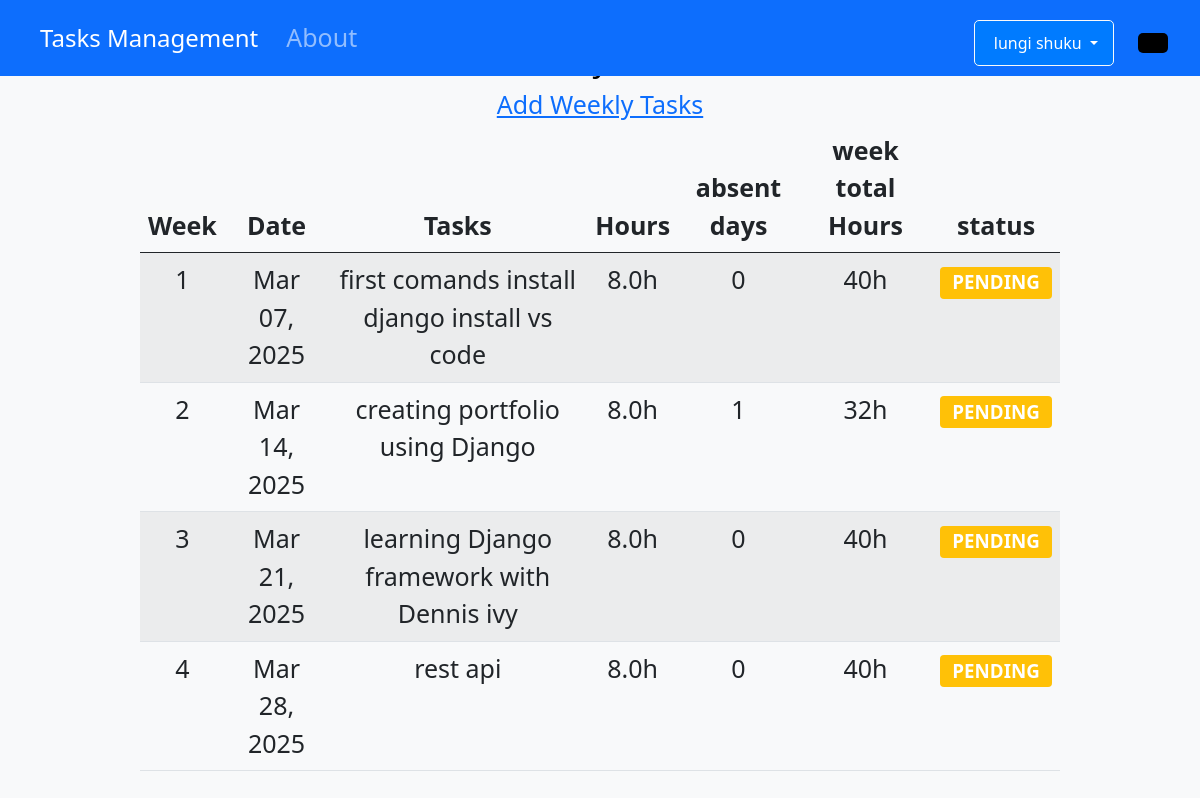
Screenshot of /students/contract/3/weeklytasks/ (signed in) with the database file from the repository.
### StudentTasks/models.py (models this page shows, shortened)
class weeklytask(models.Model):
    STATUS_CHOICES = [('PENDING', 'Pending'), ('COMPLETED', 'Completed'),('approved', 'Approved'),('rejected', 'Rejected'),]
    contract = models.ForeignKey(Contract, on_delete=models.CASCADE)
    week_num = models.IntegerField(null=True, blank=True)
    date = models.DateField()
    title = models.CharField(max_length=200)
    task_list = models.TextField(blank=True)
    absent_days = models.PositiveIntegerField(default=0, help_text="Number of absent days this week")
    hours_spent = models.FloatField()
    supervisor_comment = models.TextField(blank=True, null=True)
    status = models.CharField(max_length=10, choices=STATUS_CHOICES, default='PENDING')
    class Meta:
        ordering = ['-week_num']
        unique_together = ['contract', 'week_num']
    def expected_hours(self):
            weekdays = 5 - min(self.absent_days, 5)  # Max 5 working days
            return weekdays * 8

### StudentTasks/views.py (the view)
# urls.py: path('contract/<int:contract_id>/weeklytasks/', views.weeklytask_list, name='weeklytask_list'),
@login_required
def weeklytask_list(request, contract_id):
    contract = get_object_or_404(Contract, id=contract_id)
    tasks = weeklytask.objects.filter(contract=contract).order_by('week_num')
    context = {
        'contract': contract,
        'tasks': tasks,
    }
    return render(request, 'StudentTasks/weeklytask_list.html', context)

### StudentTasks/templates/StudentTasks/weeklytask_list.html
{% extends 'Tasks/base.html' %}
{% load static %}
{% block content %}
<h2>Weekly Tasks</h2>
<a href="{% url 'StudentTasks:weeklytask_create' contract.id %}">Add Weekly Tasks</a>
<div class="row">
  <div class="col-12">
    <table class="table table-striped">
      <thead>
        <tr>
          <th>Week</th>
          <th>Date</th>
          <th>Tasks</th>
          <th>Hours</th>
          <th>absent days </th>
           <th>week total Hours</th>
          <th>status</th>
        </tr>
      </thead>
      <tbody>
        {% regroup tasks by week_num as week_list %}
        {% for week in week_list %}
          {% for task in week.list %}
          <tr>
            <td>{{ task.week_num }}</td>
            <td>{{ task.date|date:"M d, Y" }}</td>
            <td>{{ task.task_list }}</td>
            <td>{{ task.hours_spent|default:"40" }}h</td>
            <td>{{ task.absent_days}}</td>
            <td>{{ task.expected_hours }}h</td>
              <td>
                <span class="badge
                  {% if task.status == 'APPROVED' %}bg-success
                  {% elif task.status == 'REJECTED' %}bg-danger
                  {% else %}bg-warning{% endif %}">
                  {{ task.status }}
                </span>
          </tr>
          {% endfor %}
        {% empty %}
          <tr>
            <td colspan="7" class="text-center">
              <div class="alert alert-info">No tasks found for this contract.</div>
            </td>
          </tr>
        {% endfor %}
      </tbody>
    </table>
  </div>
</div>
{%endblock%}

### Tasks/templates/Tasks/base.html (shortened to what this page needs)
{% load static %}
<!doctype html>
<html lang="en">
  <head>
    <link rel="stylesheet" href="https://cdnjs.cloudflare.com/ajax/libs/font-awesome/4.7.0/css/font-awesome.min.css">
    <link href="https://cdn.jsdelivr.net/npm/bootstrap@5.0.2/dist/css/bootstrap.min.css" rel="stylesheet">
    <div class="container text-center">
    </head>
 <body>
    <nav class="navbar navbar-expand-lg navbar-dark bg-primary fixed-top rounded-corners">
        <div class="container-fluid">
            <a class="navbar-brand d-flex align-items-center" href="{% url 'home' %}">
                Tasks Management
            </a>
            <div class="collapse navbar-collapse" id="navbarContent">
                <ul class="navbar-nav me-auto mb-2 mb-lg-0">
                    <li class="nav-item">
                        <a class="nav-link" href="#">
                            About
                        </a>
                    </li>
                </ul>
                <div class="d-flex align-items-center">
                    {% if user.is_authenticated %}
                        <div class="dropdown me-3">
                            <button class="btn btn-outline-light dropdown-toggle" type="button"
                                    id="userDropdown" data-bs-toggle="dropdown" aria-expanded="false">
                                {% if user.get_full_name %}
                                    {{ user.get_full_name }}
                                {% else %}
                                    {{ user.username }}
                                {% endif %}
                            </button>
                        </div>
                    {% endif %}
                    <button class="btn btn-outline-light ms-2 theme-toggle" id="themeButton"
                            aria-label="Toggle dark/light mode">
                    </button>
                </div>
            </div>
        </div>
    </nav>
    <main class="main-content">
        {% block content %}{% endblock %}
    </main>
</body>
</html>

### Tasks/templates/Tasks/base.html (style rules this page uses)
body { background-color:#FAFAFA; font-family: 'Nunito', sans-serif; padding-top: 50px }
body { margin: 2px; font-family: Arial, sans-serif; }
.navbar { display: flex; justify-content: space-between; align-items: center; padding: 10px 20px; background-color: #0078D4; color: white; }
:root { --light-bg: #ffffff; --light-text: #000000; --dark-bg: #1a1a1a; --dark-text: #ffffff; }
body { padding: 25px; background-color: white; color: black; font-size: 25px; transition: all 0.3s ease; }
.theme-toggle { padding: 10px 20px; font-size: 18px; border: none; border-radius: 5px; cursor: pointer; }
#themeButton { background-color: black; color: white; }
body { font-family: Arial, sans-serif; background-color: #f8f9fa; margin: 0; padding: 0; }
.navbar { padding: 10px 20px; }
.navbar-brand { font-size: 1.5rem; }
.navbar-nav .nav-link { color: #ffffff; }
.container { max-width: 1000px; margin: auto; padding: 20px; }
.btn { display: inline-block; padding: 10px 15px; background-color: #007bff; color: white; text-decoration: none; border-radius: 5px; margin-top: 10px; }
:root { --sidebar-width: 250px; --sidebar-bg: linear-gradient(135deg, #1e3a8a 0%, #1e40af 100%); --sidebar-active: rgba(255, 255, 255, 0.1); --content-bg: #f8f9fa; }
body { font-family: 'segoe UI', 'Segoe UI', Tahoma, Geneva, Verdana, sans-serif; background-color: ; overflow-x: hidden; margin: 0; padding: 0; }
.main-content { flex: 1; margin-left: var(--sidebar-width); padding: 20px; transition: all 0.3s; }
.main-content { margin-left: 0; width: 100%; }

### rows the page displays
weeklytask: week_num "1", date "Mar 07, 2025", task_list "first comands install django install vs code", hours_spent "8.0", absent_days "0", expected_hours "40", status "PENDING"
weeklytask: week_num "2", date "Mar 14, 2025", task_list "creating portfolio using Django", hours_spent "8.0", absent_days "1", expected_hours "32", status "PENDING"
weeklytask: week_num "3", date "Mar 21, 2025", task_list "learning Django framework with Dennis ivy", hours_spent "8.0", absent_days "0", expected_hours "40", status "PENDING"
weeklytask: week_num "4", date "Mar 28, 2025", task_list "rest api", hours_spent "8.0", absent_days "0", expected_hours "40", status "PENDING"

### other values shown
{{ user.get_full_name }} "lungi shuku"
